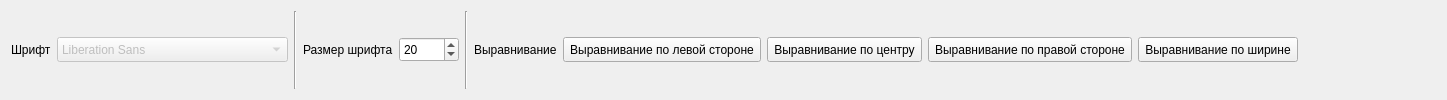
      <widget class="QWidget" name="tabfont">
       <attribute name="title">
        <string>Шрифт</string>
       </attribute>
       <layout class="QHBoxLayout" name="horizontalLayout_2">
        <item>
         <widget class="QLabel" name="labfont1">
          <property name="text">
           <string>&lt;html&gt;&lt;head/&gt;&lt;body&gt;&lt;p&gt;Шрифт&lt;/p&gt;&lt;/body&gt;&lt;/html&gt;</string>
          </property>
         </widget>
        </item>
        <item>
         <widget class="QFontComboBox" name="fontComboBox">
          <property name="enabled">
           <bool>false</bool>
          </property>
          <property name="sizePolicy">
           <sizepolicy hsizetype="Fixed" vsizetype="Fixed">
            <horstretch>0</horstretch>
            <verstretch>0</verstretch>
           </sizepolicy>
          </property>
          <property name="minimumSize">
           <size>
            <width>100</width>
            <height>25</height>
           </size>
          </property>
          <property name="toolTip">
           <string>&lt;html&gt;&lt;head/&gt;&lt;body&gt;&lt;p&gt;Шрифт текста&lt;/p&gt;&lt;/body&gt;&lt;/html&gt;</string>
          </property>
          <property name="editable">
           <bool>false</bool>
          </property>
         </widget>
        </item>
        <item>
         <widget class="Line" name="linefont1">
          <property name="orientation">
           <enum>Qt::Vertical</enum>
          </property>
         </widget>
        </item>
        <item>
         <widget class="QLabel" name="labfont2">
          <property name="text">
           <string>&lt;html&gt;&lt;head/&gt;&lt;body&gt;&lt;p&gt;Размер шрифта&lt;/p&gt;&lt;/body&gt;&lt;/html&gt;</string>
          </property>
         </widget>
        </item>
        <item>
         <widget class="QSpinBox" name="fontsize">
          <property name="sizePolicy">
           <sizepolicy hsizetype="Fixed" vsizetype="Fixed">
            <horstretch>0</horstretch>
            <verstretch>0</verstretch>
           </sizepolicy>
          </property>
          <property name="minimumSize">
           <size>
            <width>60</width>
            <height>25</height>
           </size>
          </property>
          <property name="toolTip">
           <string>&lt;html&gt;&lt;head/&gt;&lt;body&gt;&lt;p&gt;Размер текста&lt;/p&gt;&lt;p&gt;Стандарт - 20&lt;/p&gt;&lt;/body&gt;&lt;/html&gt;</string>
          </property>
          <property name="minimum">
           <number>6</number>
          </property>
          <property name="maximum">
           <number>40</number>
          </property>
          <property name="singleStep">
           <number>2</number>
          </property>
          <property name="value">
           <number>20</number>
          </property>
         </widget>
        </item>
        <item>
         <widget class="Line" name="linefont2">
          <property name="orientation">
           <enum>Qt::Vertical</enum>
          </property>
         </widget>
        </item>
        <item>
         <widget class="QLabel" name="labfont3">
          <property name="text">
           <string>&lt;html&gt;&lt;head/&gt;&lt;body&gt;&lt;p&gt;Выравнивание&lt;/p&gt;&lt;/body&gt;&lt;/html&gt;</string>
          </property>
         </widget>
        </item>
        <item>
         <widget class="QToolButton" name="alignL">
          <property name="sizePolicy">
           <sizepolicy hsizetype="Fixed" vsizetype="Fixed">
            <horstretch>0</horstretch>
            <verstretch>0</verstretch>
           </sizepolicy>
          </property>
          <property name="minimumSize">
           <size>
            <width>25</width>
            <height>25</height>
           </size>
          </property>
          <property name="toolTip">
           <string>&lt;html&gt;&lt;head/&gt;&lt;body&gt;&lt;p&gt;Выравнивание по левой стороне&lt;/p&gt;&lt;/body&gt;&lt;/html&gt;</string>
          </property>
          <property name="text">
           <string>Выравнивание по левой стороне</string>
          </property>
          <property name="icon">
           <iconset resource="icons.qrc">
            <normaloff>:/font/icons/font/align/AlignLeft.png</normaloff>:/font/icons/font/align/AlignLeft.png</iconset>
          </property>
         </widget>
        </item>
        <item>
         <widget class="QToolButton" name="alignC">
          <property name="sizePolicy">
           <sizepolicy hsizetype="Fixed" vsizetype="Fixed">
            <horstretch>0</horstretch>
            <verstretch>0</verstretch>
           </sizepolicy>
          </property>
          <property name="minimumSize">
           <size>
            <width>25</width>
            <height>25</height>
           </size>
          </property>
          <property name="toolTip">
           <string>&lt;html&gt;&lt;head/&gt;&lt;body&gt;&lt;p&gt;Выравнивание по центру&lt;/p&gt;&lt;/body&gt;&lt;/html&gt;</string>
          </property>
          <property name="text">
           <string>Выравнивание по центру</string>
          </property>
          <property name="icon">
           <iconset resource="icons.qrc">
            <normaloff>:/font/icons/font/align/AlignCentral.png</normaloff>:/font/icons/font/align/AlignCentral.png</iconset>
          </property>
         </widget>
        </item>
        <item>
         <widget class="QToolButton" name="alignR">
          <property name="sizePolicy">
           <sizepolicy hsizetype="Fixed" vsizetype="Fixed">
            <horstretch>0</horstretch>
            <verstretch>0</verstretch>
           </sizepolicy>
          </property>
          <property name="minimumSize">
           <size>
            <width>25</width>
            <height>25</height>
           </size>
          </property>
          <property name="toolTip">
           <string>&lt;html&gt;&lt;head/&gt;&lt;body&gt;&lt;p&gt;Выравнивание по правой стороне&lt;/p&gt;&lt;/body&gt;&lt;/html&gt;</string>
          </property>
          <property name="text">
           <string>Выравнивание по правой стороне</string>
          </property>
          <property name="icon">
           <iconset resource="icons.qrc">
            <normaloff>:/font/icons/font/align/AlignRight.png</normaloff>:/font/icons/font/align/AlignRight.png</iconset>
          </property>
         </widget>
        </item>
        <item>
         <widget class="QToolButton" name="alignJ">
          <property name="sizePolicy">
           <sizepolicy hsizetype="Fixed" vsizetype="Fixed">
            <horstretch>0</horstretch>
            <verstretch>0</verstretch>
           </sizepolicy>
          </property>
          <property name="minimumSize">
           <size>
            <width>25</width>
            <height>25</height>
           </size>
          </property>
          <property name="toolTip">
           <string>&lt;html&gt;&lt;head/&gt;&lt;body&gt;&lt;p&gt;Выравнивание по ширине&lt;/p&gt;&lt;/body&gt;&lt;/html&gt;</string>
          </property>
          <property name="text">
           <string>Выравнивание по ширине</string>
          </property>
          <property name="icon">
           <iconset resource="icons.qrc">
            <normaloff>:/font/icons/font/align/AlignJustify.png</normaloff>:/font/icons/font/align/AlignJustify.png</iconset>
          </property>
         </widget>
        </item>
        <item>
         <spacer name="spacerfont">
          <property name="orientation">
           <enum>Qt::Horizontal</enum>
          </property>
          <property name="sizeHint" stdset="0">
           <size>
            <width>138</width>
            <height>31</height>
           </size>
          </property>
         </spacer>
        </item>
       </layout>
      </widget>
